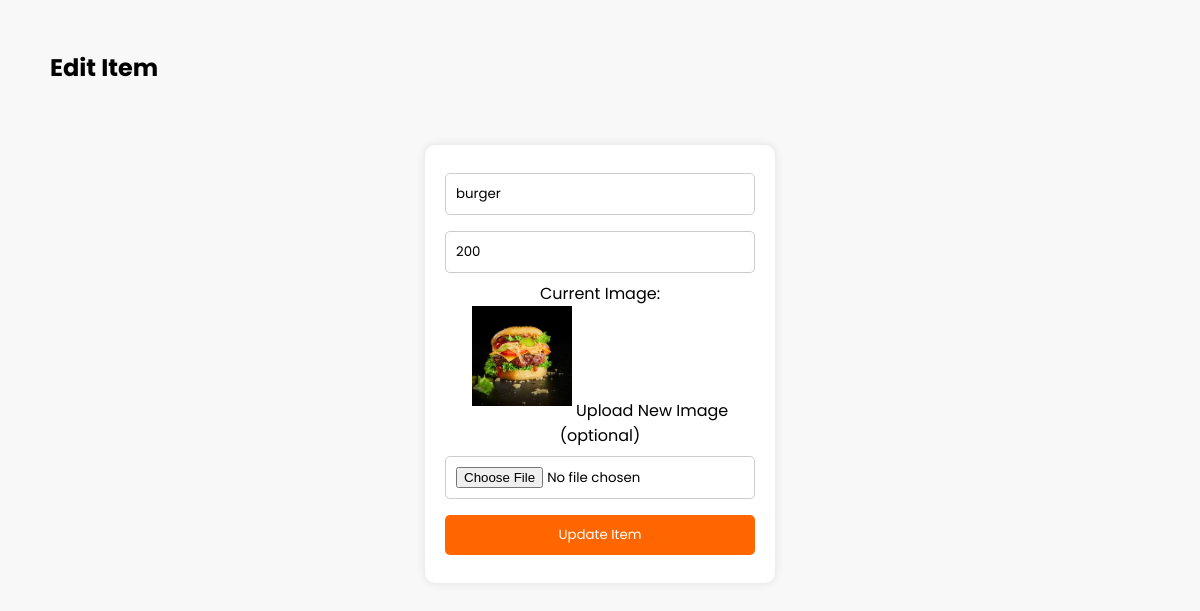
The app's page /admin/edit_item/1 with its own data.
### tables this page shows
CREATE TABLE items(
                id INTEGER PRIMARY KEY AUTOINCREMENT,
                name TEXT,
                price INTEGER,
                image TEXT);

### app.py (the view, shortened to what this page needs)
@app.route("/admin/edit_item/<int:item_id>", methods=["GET", "POST"])
def edit_item(item_id):
    conn = sqlite3.connect(DB_NAME)
    cur = conn.cursor()
    cur.execute("SELECT * FROM items WHERE id=?", (item_id,))
    item = cur.fetchone()
    conn.close()
    return render_template("edit_item.html", item=item)

### templates/edit_item.html (shortened to what this page needs)
<!DOCTYPE html>
<html>
<head>
    <link rel="stylesheet" href="/static/style.css">
</head>
<body>
<h2>Edit Item</h2>
<div class="form-box">
    <form method="post" enctype="multipart/form-data">
        <input type="text" name="name" value="{{ item[1] }}" placeholder="Item Name" required>
        <input type="number" name="price" value="{{ item[2] }}" placeholder="Price" required>
        <p>Current Image:</p>
        <img src="{{ url_for('static', filename='images/' ~ item[3]) }}">
        <label>Upload New Image (optional)</label>
        <input type="file" name="image" accept="image/*">
        <button type="submit">Update Item</button>
    </form>
</div>
</body>
</html>

### static/style.css (style rules this page uses)
* { margin:0; padding:0; box-sizing:border-box; font-family:'Poppins', sans-serif; }
body { background:#fff8f0; }
.form-box { width:350px; margin:60px auto; background:white; padding:30px; border-radius:10px; box-shadow:0 0 15px rgba(0,0,0,0.2); text-align:center; }
.form-box input { width:100%; padding:10px; margin:10px 0; border:1px solid #ccc; border-radius:5px; }
body { margin: 0; font-family: 'Poppins', sans-serif; background: #f7f3ef; }

### templates/edit_item.html (style rules this page uses)
body { font-family: Arial; background: #f8f8f8; padding: 50px; }
.form-box { background: #fff; padding: 20px; max-width: 400px; border-radius: 10px; box-shadow: 0 0 10px rgba(0,0,0,0.1); }
.form-box input, .form-box button { width: 100%; padding: 10px; margin: 8px 0; border-radius: 5px; border: 1px solid #ccc; }
.form-box button { background: #ff6600; color: white; border: none; cursor: pointer; }
img { width: 100px; height: 100px; object-fit: cover; margin-bottom: 10px; }

### records on screen
items: name "burger", price "200", image (picture)
